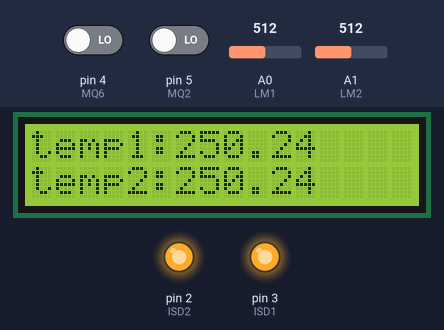
Simulated run of this sketch. Board: Arduino Uno, built with avr-gcc and run on an emulated ATmega328P. Parts: 16×2 character LCD, output pins drawn as LEDs (lit = HIGH). The inputs (shaded band) are chosen by the test bench; at power-on: A0 (LM1) = 512, A1 (LM2) = 512, pin 5 (MQ2) LOW, pin 4 (MQ6) LOW. What the sketch prints to the serial monitor is not drawn.

Above: at 2.2 s.
2.3 s: A0 (LM1) set to 99
At 3.2 s:
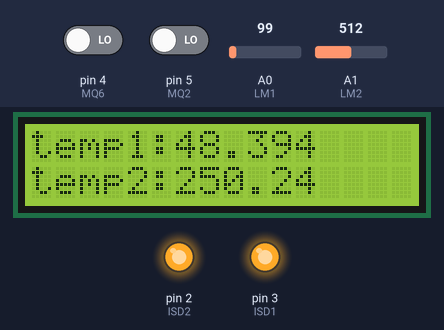
3.8 s: A0 (LM1) set to 83
At 4.9 s:
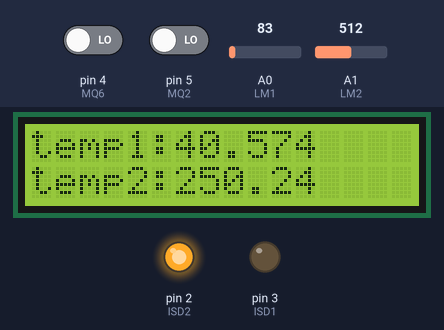
5.3 s: A1 (LM2) set to 97
At 6.5 s:
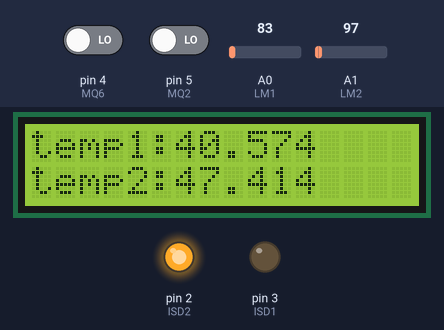
6.8 s: A1 (LM2) set to 82
At 7.1 s:
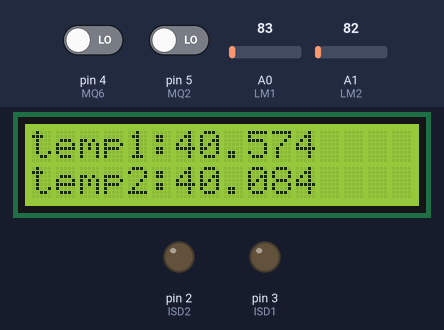
8.3 s: pin 5 (MQ2) driven HIGH
At 9.0 s:
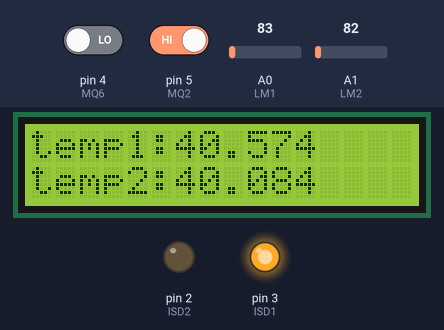
9.8 s: pin 4 (MQ6) driven HIGH
At 10.6 s:
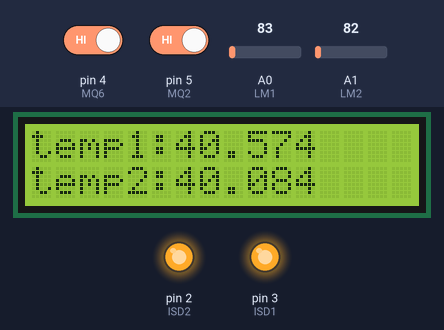
Timing chart, 0 to 12.8 s (numbered marks = the images above; inputs shaded):
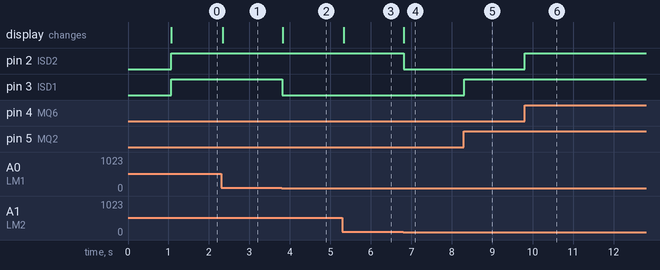

Measured:
- the behaviour switches between 93 and 92 on A0 (LM1) (found by bisection; images 1 and 2)
- the behaviour switches between 93 and 92 on A1 (LM2) (found by bisection; images 3 and 4)
- after the input at 2.3 s, the display: changes at once (image 1)
- after the input at 3.8 s, pin 3 (ISD1): HIGH → LOW at once; the display: changes at once (image 2)
- after the input at 5.3 s, the display: changes at once (image 3)
- after the input at 6.8 s, pin 2 (ISD2): HIGH → LOW at once; the display: changes at once (image 4)
- after the input at 8.3 s, pin 3 (ISD1): LOW → HIGH at once
- after the input at 9.8 s, pin 2 (ISD2): LOW → HIGH at once

The sketch:

fireAlarm.ino
```cpp
//MQ2 and LM1 are assumed to be in the same vicinity
//MQ6 and LM2 are assumed to be in the same vicinity

#include <LiquidCrystal.h>
#define MQ2 5
#define MQ6 4
#define LM1 A0
#define LM2 A1
#define ISD1 3
#define ISD2 2
float temp1;
float temp2;


LiquidCrystal lcd(13,12,11,10,9,6);
void setup() {
  pinMode(MQ2, INPUT);
  pinMode(MQ6, INPUT);
  pinMode(ISD1, OUTPUT);
  pinMode(ISD2, OUTPUT);

  Serial.begin(9600);
  lcd.begin(16,2);
  lcd.clear();
  lcd.print("SMART ");
  lcd.setCursor(0,1);
  lcd.print("FIRE ALARM");
  delay(1000);
  lcd.clear();

}

void loop() {
 temp1 = readLM1();
 temp2 = readLM2();
 lcd.setCursor(0,0);
 lcd.print("temp1:");
 lcd.setCursor(6,0);
 lcd.print(temp1);
 lcd.setCursor(0,1);
 lcd.print("temp2:");
 lcd.setCursor(6,1);
 lcd.print(temp2);

 //monitor room 1
 if(digitalRead(MQ2)||temp1>45)
 {
  digitalWrite(ISD1, HIGH);
  Serial.println("FIRE AT ROOM 1");
 }
 else
  digitalWrite(ISD1, LOW);

//monitor room 2
 if(digitalRead(MQ6)||temp2>45)
 {
  digitalWrite(ISD2, HIGH);
  Serial.println("FIRE AT ROOM 2");
 }
 else
  digitalWrite(ISD2, LOW);

}

float readLM1()
{
  float t = analogRead(LM1);
  t = (t*500)/1023;
  return t;
}

float readLM2()
{
  float t = analogRead(LM2);
  t = (t*500)/1023;
  return t;
}
```
